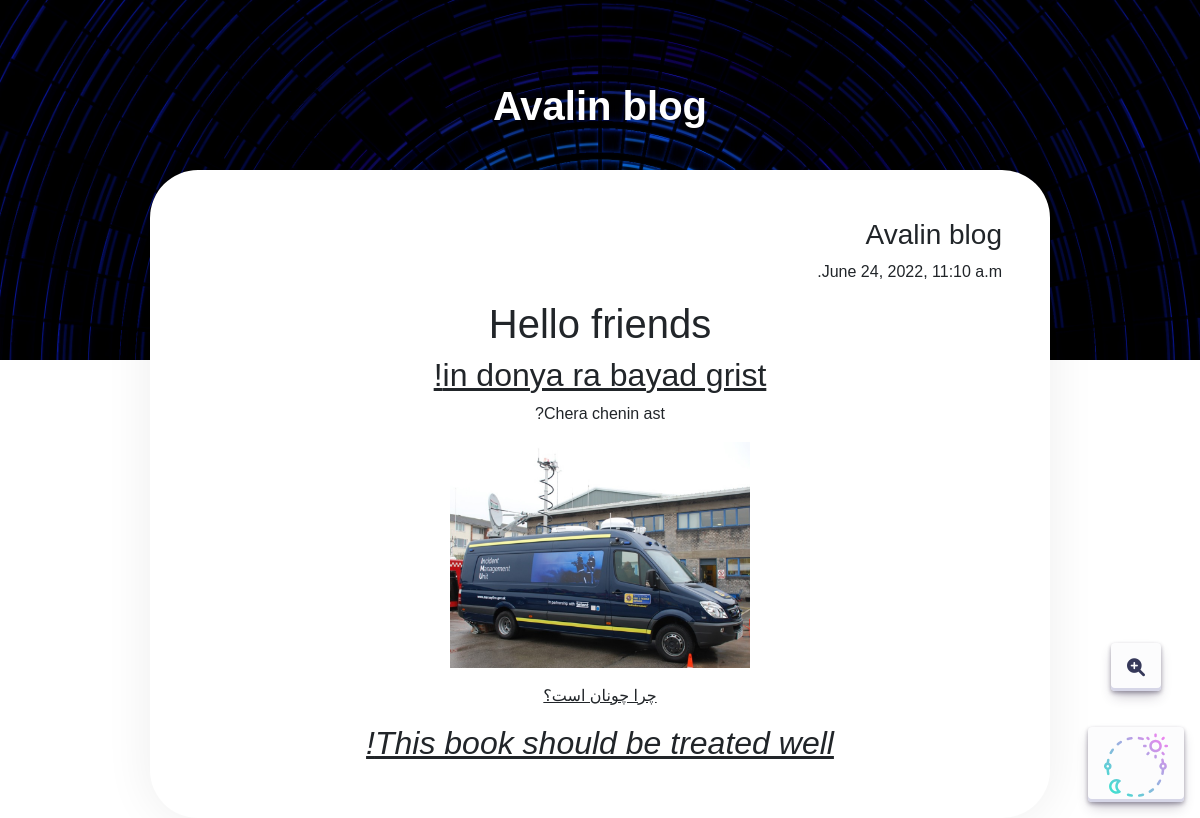
/blog/avalin-blog_2022-06-25-13-19/, run on the app's committed database.
### apps/blog/models.py (models this page shows, shortened)
class Blog(models.Model):
    author = models.ForeignKey(settings.AUTH_USER_MODEL,
                               verbose_name=_('author'),
                               on_delete=models.CASCADE,
                               related_name='blog_author')
    title = models.CharField(verbose_name=_('title'), max_length=200)
    title_image = ImageField(verbose_name=_('title image'), blank=True)
    content = RichTextUploadingField(verbose_name=_('content'))
    likes = models.PositiveIntegerField(verbose_name=_('likes'), default=0)
    is_published = models.BooleanField(verbose_name=_('is published'), default=True)
    publish_date = models.DateTimeField(verbose_name=_('publish date'), auto_now_add=True)
    minute_read = models.PositiveIntegerField(verbose_name=_('minute to read'), default=0)
    updated = models.DateTimeField(verbose_name=_('updated'), auto_now=True)
    slug = models.SlugField(blank=True)
    comments = GenericRelation('Comment')
    files = GenericRelation('File')
    class Meta:
        ordering = ['-publish_date', 'title']
        indexes = [
            models.Index(fields=['author', 'title', '-publish_date']),
            models.Index(fields=['content'], name='content_index'),
        ]

### apps/blog/views.py (the view)
# urls.py: path('<slug:slug>/', views.BlogDetalView.as_view(), name='blog_detail'),
class BlogDetalView(DetailView):
    template_name = 'blog/templates/blog/blog_detail_view.html'
    model = Blog
    context_object_name = 'blog'

### apps/blog/templates/blog/blog_detail_view.html (shortened to what this page needs)
{% extends 'base.html' %}
{% load static %}
{% load hosts %}
{% block head %}
        <link rel="stylesheet" href="https://cdn.jsdelivr.net/npm/bootstrap@4.0.0/dist/css/bootstrap.min.css" />
        <link rel="stylesheet" href="{% static 'blog/static/css/style.css' %}" />
        <link rel="stylesheet" href="https://cdnjs.cloudflare.com/ajax/libs/font-awesome/6.0.0-beta2/css/all.min.css" />
    {% endblock head %}
{% block content %}
<div class="mb-3" style="background: url('{% static 'blog/static/image/background.jpg' %}') top center / cover no-repeat">
    <div style="width: 100%; height: 360px !important"></div>
  </div>
  <div class="container" style="margin-top: -310px">
    <div class="d-flex flex-column text-white py-3 align-items-center">
      <h1 class="font-weight-bold text-center pb-3">{{ blog.title }}</h1>
    </div>
  </div>
  <div id="page">
    <div class="content" id="Content">
      <div class="copy">
        <h3>{{ blog.title }}</h3>
        <p>{{ blog.publish_date }}</p>
      </div>
      {{ blog.content|safe }}
    </div>
  </div>
  <div class="panel">
    <button class="toggle button-30" onclick="toggle(this.value)"><i class="fa-solid fa-magnifying-glass-plus"></i></button>
    <label for="navi-toggle" class="theme__button button-30" style="height: 75px">
    </label>
  </div>
{% endblock content %}

### apps/blog/static/css/style.css (style rules this page uses)
body { font-family: "Shabnam FD", sans-serif; }
#page { width: 100%; max-width: 900px; background: white; margin: 0 auto; border-radius: 3em; transition: all 0.25s ease; -webkit-box-shadow: 0px 0px 45px 5px rgba(0,0,0,0.06); -moz-box-shadow: 0px 0px 45px 5px rgba(0,0,0,0.06); box-shadow: 0px 0px 45px 5px rgba(0,0,0,0.06); }
.content { box-sizing: border-box; padding: 3em; margin: auto; max-width: 900px; direction:rtl; text-align:justify; }
.panel { position: fixed; bottom: 0; right: 0; display: flex; flex-direction: column; align-items: center; justify-content: space-between; }
.toggle { margin-bottom: 20px; border-radius: 10px; }
label { color: rgb(212, 208, 208); }
.theme__button { bottom: 0; right: 0; margin: 1rem; cursor: pointer; }
.theme__icon { height: 4rem; transition: transform 0.75s cubic-bezier(0.55, -0.34, 0.56, 1.42); }
.button-30 { align-items: center; appearance: none; background-color: #FCFCFD; border-radius: 4px; border-width: 0; box-shadow: rgba(45, 35, 66, 0.4) 0 2px 4px,rgba(45, 35, 66, 0.3) 0 7px 13px -3px,#D6D6E7 0 -3px 0 inset; box-sizing: border-box; color: #36395A; cursor: pointer; display: inline-flex; font-family: "JetBrains Mono",monospace; height: 48px; justify-content: center; line-height: 1; list-style: none; overflow: hidden; padding-left: 16px; padding-right: 16px; position: relative; text-align: left; text-decoration: none; transition: box-shadow .15s,transform .15s; user-select: none; -webkit-user-select: none; touch-action: manipulation; white-space: nowrap; will-change: box-shadow,transform; font-size: 18px; }

### data on the page
Blog: title "Avalin blog", publish_date "June 24, 2022, 11:10 a.m.", content "Hello friends in donya ra bayad grist! Chera chenin ast? چرا چونان است؟ This book should be treated well!", content (picture)
